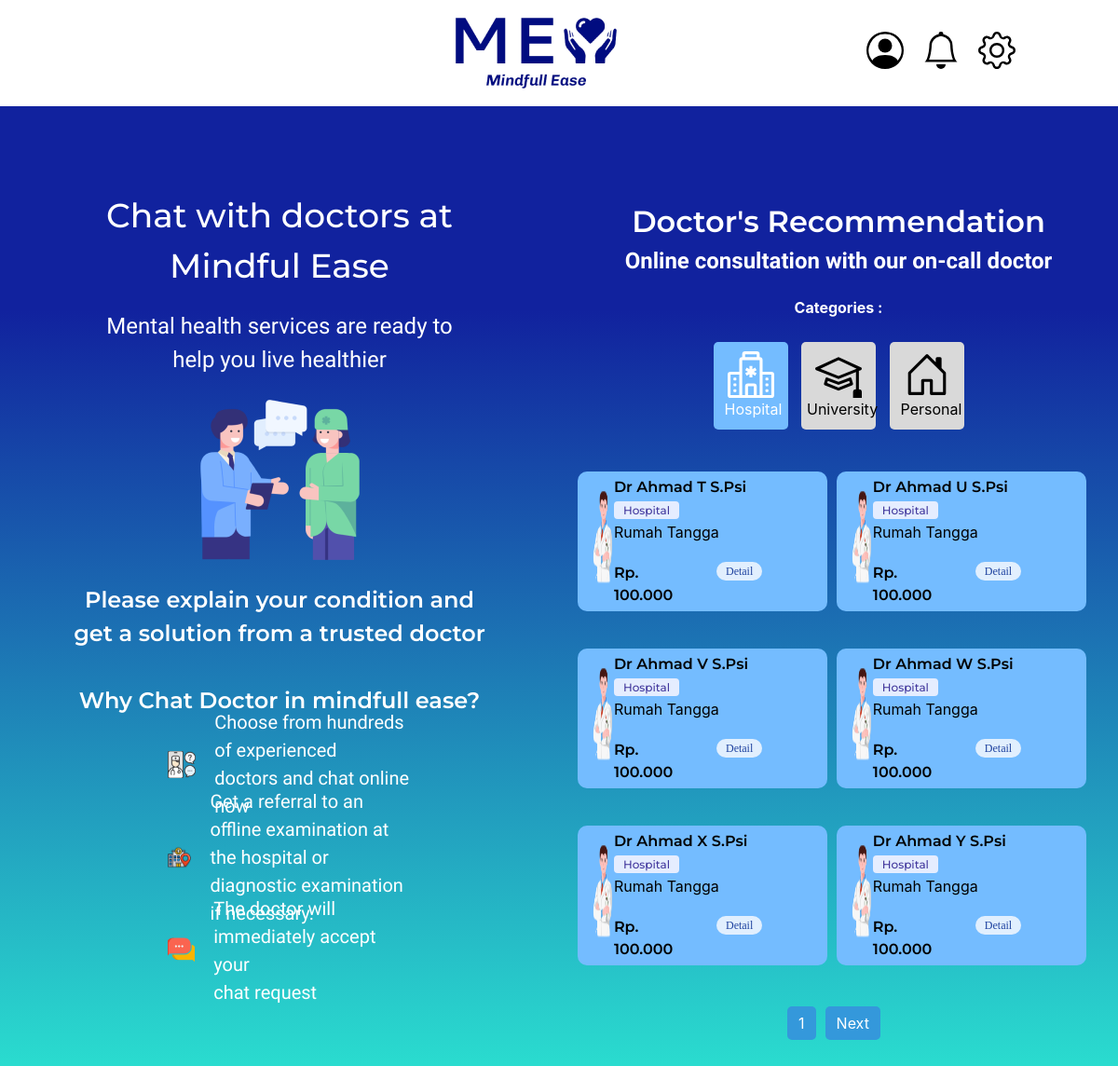
The app's page /public/dokter/hospital (signed in) with its own data.
### tables this page shows
CREATE TABLE `psikolog` (
  `id_psikolog` int NOT NULL,
  `id_akun` int DEFAULT NULL,
  `id_kategori` int DEFAULT NULL,
  `nama_psikolog` varchar(225) DEFAULT NULL,
  `deskripsi_psikolog` varchar(225) DEFAULT NULL,
  `gender_psikolog` varchar(225) DEFAULT NULL,
  `harga_psikolog` int DEFAULT NULL,
  `keahlian_psikolog` varchar(225) DEFAULT NULL,
  `nomer_handphone_psikolog` varchar(225) DEFAULT NULL
);

CREATE TABLE `kategori` (
  `id_kategori` int NOT NULL,
  `nama_kategori` varchar(225) DEFAULT NULL
);

### app/core/Controller.php (called while the page is built, shortened)
<?php
class Controller
{
    public function view ($view, $data = [])
    {
        require_once '../app/views/' . $view . '.php';
    }
    public function model($model)
    {
        return new $model;
    }
}

### app/core/App.php (called while the page is built, shortened)
<?php
class App
{
    protected $method = 'index';
    protected $params = [];
    public function __construct()
    {
        $url = $this->parseUrl();
        if (isset($url[0]))
        {
            if (file_exists('../app/controllers/' . $url[0] . '.php'))
            {
                unset($url[0]);
            }
	    }
        $this->controller = new $this->controller;
        if (isset($url[1]))
        {
            if (method_exists($this->controller, $url[1]))
            {
                $this->method = $url[1];
            }
        }
        call_user_func_array ([$this->controller, $this->method], $this->params);
    }
    public function parseURL()
    {
        if(isset($_GET['url']))
        {
            $url = rtrim($_GET['url'], '/');
            $url = filter_var($url, FILTER_SANITIZE_URL);
            $url = explode('/', $url);
            return $url;
        }
    }
}

### public/index.php (called while the page is built, shortened)
<?php
$app = new App;

### app/core/Database.php (called while the page is built, shortened)
<?php
class Database
{
    private $host = DB_HOST;
    private $user = DB_USER;
    private $pass = DB_PASS;
    private $db_name = DB_NAME;
    private $dbh;
    private $stmt;
    public function __construct()
    {
        $dsn = 'mysql:host='.$this->host.';dbname='.$this->db_name;
        $option = [
            PDO::ATTR_PERSISTENT => true,
            PDO::ATTR_ERRMODE => PDO::ERRMODE_EXCEPTION
        ];
        try
        {
            $this->dbh = new PDO($dsn, $this->user, $this->pass, $option);
        } catch (PDOException $e)
        {
            die($e->getMessage());
        }
    }
    public function query($query)
    {
        $this->stmt = $this->dbh->prepare($query);
    }
    public function execute()
    {
        $this->stmt->execute();
    }
    public function resultSet()
    {
        $this->execute();
        return $this->stmt->fetchAll(PDO::FETCH_ASSOC);
    }
}

### app/models/Dokter_model.php (called while the page is built, shortened)
<?php
class Dokter_model
{
    private $db;
    public function __construct()
    {
        $this->db = new Database;
    }
    public function getItemsHospital($offset, $limit)
    {
        $query = "SELECT * FROM psikolog join kategori on kategori.id_kategori = psikolog.id_kategori where psikolog.id_kategori = 3 limit $offset,$limit";
        $this->db->query($query);
        return $this->db->resultSet();
    }
    public function getTotalItemsHospital()
    {
        $query = "SELECT COUNT(*) as total FROM psikolog where id_kategori = 3";
        $this->db->query($query);
        return $this->db->single();
    }
}

### app/views/dokter/hospital.php (the view, shortened to what this page needs)
<div class="list-dokter">
    <div class="list-dokter-heading">
        Doctor's Recommendation
    </div>
    <div class="list-dokter-subheading">
        Online consultation with our on-call doctor
    </div>
    <div class="categori-heading">
        Categories :
    </div>
    <div class="list-dokter-categori">
        <div class="category-button-wrapper">
            <button class="custom-button" onclick="navigateTo('home')" id="homeBtn">
                <div class="categori-desc">Hospital</div>
            </button>
            <button class="custom-button" onclick="navigateTo('about')" id="aboutBtn">
                <div class="categori-desc" style="margin-left: -9px">
                    University
                </div>
            </button>
            <button class="custom-button" onclick="navigateTo('personal')" id="personalBtn">
                <div class="categori-desc">Personal</div>
            </button>
        </div>
    </div>
    <div class="list-dokter-wrapper">
        <?php foreach ($data['items'] as $item) : ?>
            <?php $harga = number_format($item["harga_psikolog"], 0, ',', '.'); ?>
            <div class="dokter-card-wrapper">
                <div class="dokter-card-img">
                    <img src="<?= BASEURL; ?>/img/7f866345d14fc027b9add8f66ab6b2c6-removebg-preview 2.png" alt="">
                </div>
                <div class="dokter-card-desc">
                    <div class="dokter-name">
                        <?php echo $item['nama_psikolog']; ?>
                        <span class="bg-indigo-100 text-indigo-800 text-xs font-medium me-2 px-2.5 py-0.5 rounded dark:bg-indigo-900 dark:text-indigo-300"> <?php echo $item['nama_kategori']; ?></span>
                    </div>
                    <div class="dokter-desc">
                        <?php echo $item['keahlian_psikolog']; ?>
                    </div>
                    <div class="dokter-card-footer">
                        <div class="dokter-harga">
                            Rp. <?php echo $harga; ?>
                        </div>
                        <div class="dokter-btn">
                            <a href="<?= BASEURL?>/dokter/detail/<?= $item['id_psikolog']?> " class="btn btn-primary tombol-booking"><span class="bg-blue-100 text-blue-800 text-xs font-medium me-2 px-2.5 py-0.5 rounded-full dark:bg-blue-900 dark:text-blue-300">Detail</span></a>
                        </div>
                    </div>
                </div>
            </div>
        <?php endforeach; ?>
    </div>
    <div class="page">
        <ul>
            <li>
                <a href="">
                    <?php echo $data['currentPage']; ?>
                </a>
            </li>
            <?php if ($data['currentPage'] < $data['totalPages']) : ?>
                <li>
                    <a href="<?= BASEURL; ?>/dokter/hospital/<?php echo $data['currentPage'] + 1; ?>">
                        Next
                    </a>
                </li>
            <?php endif; ?>
        </ul>
    </div>
</div>

### public/css/style.css (style rules this page uses)
.btn { display: flex; justify-content: center; align-items: center; min-width: 150.52px; min-height: 16px; font-family: calibri; border: none; border-radius: 100px; cursor: pointer; font-weight: 400; text-decoration: none; transition: all 0.5s linear; }
a { text-decoration: none; }
.custom-button { padding: 10px 20px; background-color: #d9d9d9; width: 200px; margin: 5px; color: #000000; border: none; border-radius: 5px; cursor: pointer; transition: 0.3s; }
.list-dokter { padding-top: 50px; height: max-content; width: 50%; }
.list-dokter-heading { color: white; padding-top: 50px; text-align: center; font-size: 32px; font-weight: 600; font-family: "Montserrat", sans-serif; }
.list-dokter-subheading { color: white; text-align: center; font-size: 24px; font-weight: 700; font-family: 'Arima', system-ui; }
.list-dokter-categori { padding: 20px; display: flex; justify-content: center; align-items: center; }
.categori-heading { margin-top: 20px ; text-align: center; font-size: 16px; font-weight: bold; color: white; }
.custom-button { padding: 10px 15px; background-color: #d9d9d9; width: 80px; margin: 5px; color: #000000; border: none; border-radius: 5px; cursor: pointer; transition: 0.3s; }
.categori-desc { width: max-content; margin-left: -3px; }
.list-dokter-wrapper { display: flex; flex-wrap: wrap; padding: 15px; height: 600px; }
.dokter-card-wrapper { margin: 5px; display: flex; align-items: center; padding: 15px; height: 150px; width: 47%; background-color: #74BCFF; border-radius: 10px; }
.dokter-card-img { display: flex; height: 100%; width: 70px; }
.dokter-card-img img { width: 100%; height: 90%; }
.dokter-name { font-size: 16px; font-weight: 600; font-family: "Montserrat", sans-serif; }
.dokter-harga { font-size: 16px; font-weight: 600; font-family: "Montserrat", sans-serif; }
.dokter-card-footer { margin-top: 20px; display: flex; justify-content: space-between; }
.page { display: flex; justify-content: center; }
.page ul { list-style: none; padding: 0; display: flex; }
.page li { margin-right: 10px; }
.page a { text-decoration: none; padding: 8px 12px; background-color: #3498db; color: #fff; border-radius: 5px; }
.active { background-color: #74bcff; color: #ffffff; }

### records on screen
psikolog: nama_psikolog "Dr Ahmad T S.Psi", id_kategori.nama_kategori "Hospital", keahlian_psikolog "Rumah Tangga", harga_psikolog "100.000"
psikolog: nama_psikolog "Dr Ahmad U S.Psi", id_kategori.nama_kategori "Hospital", keahlian_psikolog "Rumah Tangga", harga_psikolog "100.000"
psikolog: nama_psikolog "Dr Ahmad V S.Psi", id_kategori.nama_kategori "Hospital", keahlian_psikolog "Rumah Tangga", harga_psikolog "100.000"
psikolog: nama_psikolog "Dr Ahmad W S.Psi", id_kategori.nama_kategori "Hospital", keahlian_psikolog "Rumah Tangga", harga_psikolog "100.000"
psikolog: nama_psikolog "Dr Ahmad X S.Psi", id_kategori.nama_kategori "Hospital", keahlian_psikolog "Rumah Tangga", harga_psikolog "100.000"
psikolog: nama_psikolog "Dr Ahmad Y S.Psi", id_kategori.nama_kategori "Hospital", keahlian_psikolog "Rumah Tangga", harga_psikolog "100.000"

### other values on screen
$data['currentPage'] "1"
